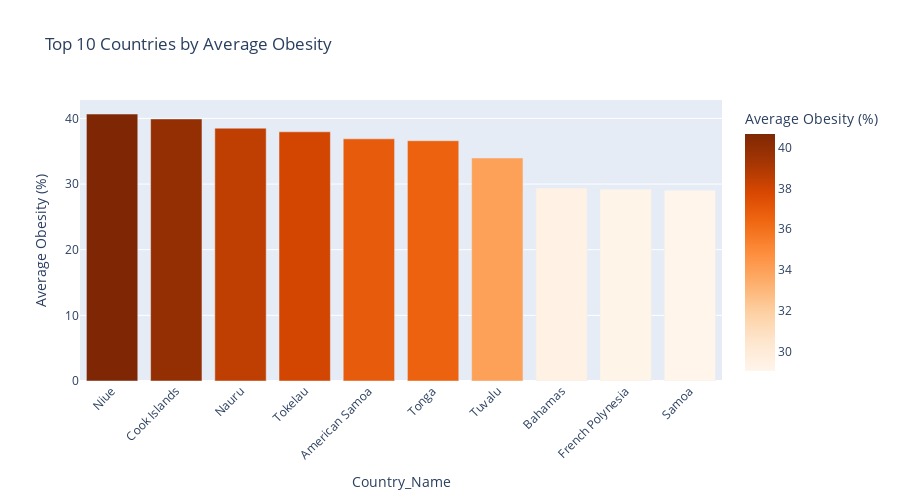

This figure's notebook cell:
### Code cell
top_obese = (
            df_obese.groupby('Country_Name')['Mean_Estimate']
            .mean()
            .sort_values(ascending=False)
            .head(10)
            .reset_index()
        )
        
fig = pltly.bar(
            top_obese,
            x='Country_Name',
            y='Mean_Estimate',
            title='Top 10 Countries by Average Obesity',
            labels={'Mean_Estimate': 'Average Obesity (%)'},
            color='Mean_Estimate',
            color_continuous_scale='Oranges',
            height=500,
            width=900
        )
        
fig.update_layout(xaxis_tickangle=-45)
fig.show()

### Figure 1 — Plotly figure (JSON) as saved in the notebook; plotly's stock layout.template omitted (floating-point values rounded to 4 significant figures)
{"data": [{"alignmentgroup": "True", "hovertemplate": "Country_Name=%{x}<br>Average Obesity (%)=%{marker.color}<extra></extra>", "legendgroup": "", "marker": {"color": [40.66, 39.92, 38.51, 37.96, 36.89, 36.61, 33.97, 29.4, 29.2, 29.06], "coloraxis": "coloraxis", "pattern": {"shape": ""}}, "name": "", "offsetgroup": "", "orientation": "v", "showlegend": false, "textposition": "auto", "type": "bar", "x": ["Niue", "Cook Islands", "Nauru", "Tokelau", "American Samoa", "Tonga", "Tuvalu", "Bahamas", "French Polynesia", "Samoa"], "xaxis": "x", "y": [40.66, 39.92, 38.51, 37.96, 36.89, 36.61, 33.97, 29.4, 29.2, 29.06], "yaxis": "y"}], "layout": {"barmode": "relative", "coloraxis": {"colorbar": {"title": {"text": "Average Obesity (%)"}}, "colorscale": [[0, "rgb(255,245,235)"], [0.125, "rgb(254,230,206)"], [0.25, "rgb(253,208,162)"], [0.375, "rgb(253,174,107)"], [0.5, "rgb(253,141,60)"], [0.625, "rgb(241,105,19)"], [0.75, "rgb(217,72,1)"], [0.875, "rgb(166,54,3)"], [1, "rgb(127,39,4)"]]}, "height": 500, "legend": {"tracegroupgap": 0}, "title": {"text": "Top 10 Countries by Average Obesity"}, "width": 900, "xaxis": {"anchor": "y", "autorange": true, "domain": [0, 1], "range": [-0.5, 9.5], "tickangle": -45, "title": {"text": "Country_Name"}, "type": "category"}, "yaxis": {"anchor": "x", "autorange": true, "domain": [0, 1], "range": [0, 42.81], "title": {"text": "Average Obesity (%)"}, "type": "linear"}}}
